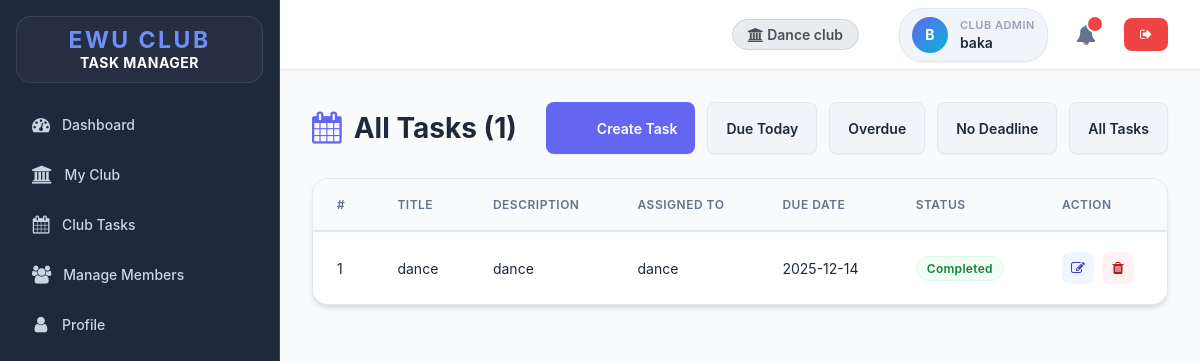
Screenshot of /tasks.php (signed in) with the database file from the repository.
### tables this page shows
CREATE TABLE `clubs` (
  `id` int(11) NOT NULL,
  `name` varchar(100) NOT NULL,
  `created_at` timestamp NOT NULL DEFAULT current_timestamp()
);

CREATE TABLE `tasks` (
  `id` int(11) NOT NULL,
  `title` varchar(100) NOT NULL,
  `description` text DEFAULT NULL,
  `due_date` date DEFAULT NULL,
  `status` enum('pending','in_progress','completed') DEFAULT 'pending',
  `created_at` timestamp NOT NULL DEFAULT current_timestamp(),
  `club_id` int(11) DEFAULT NULL
);

### app/Model/Club.php (called while the page is built, shortened)
<?php
function get_club_by_id($conn, $id){
	$sql = "SELECT * FROM clubs WHERE id=?";
	$stmt = $conn->prepare($sql);
	$stmt->execute([$id]);
	if ($stmt->rowCount() > 0) {
		$club = $stmt->fetch();
		return $club;
	}else {
		return 0;
	}
}
function get_club_id_by_admin($conn, $id){
    $sql = "SELECT club_id FROM club_admins WHERE user_id = ?";
    $stmt = $conn->prepare($sql);
    $stmt->execute([$id]);
    if($stmt->rowCount() > 0){
        $res = $stmt->fetch();
        return $res['club_id'];
    }else return 0;
}
?>

### app/Model/Task.php (called while the page is built, shortened)
<?php
function get_all_tasks_by_club($conn, $club_id){
	$sql = "SELECT * FROM tasks WHERE club_id = ? ORDER BY id DESC";
	$stmt = $conn->prepare($sql);
	$stmt->execute([$club_id]);
	if($stmt->rowCount() > 0){
		$tasks = $stmt->fetchAll();
	}else $tasks = 0;
	return $tasks;
}
function count_tasks_by_club($conn, $club_id){
	$sql = "SELECT id FROM tasks WHERE club_id = ?";
	$stmt = $conn->prepare($sql);
	$stmt->execute([$club_id]);
	return $stmt->rowCount();
}
function get_task_assignees($conn, $task_id){
    $sql = "SELECT full_name FROM users JOIN task_assignments ON users.id = task_assignments.user_id WHERE task_assignments.task_id = ?";
    $stmt = $conn->prepare($sql);
    $stmt->execute([$task_id]);
    if($stmt->rowCount() > 0){
        $assignees = $stmt->fetchAll(PDO::FETCH_COLUMN);
    }else $assignees = [];
    return $assignees;
}

### tasks.php (the view, shortened to what this page needs)
<?php
if (isset($_SESSION['role']) && isset($_SESSION['id']) && ($_SESSION['role'] == "admin" || $_SESSION['role'] == "club_admin")) {
    include "DB_connection.php";
    include "app/Model/Task.php";
    include "app/Model/User.php";
    $club_id = 0;
    if ($_SESSION['role'] == "club_admin") {
        include "app/Model/Club.php";
        $club_id = get_club_id_by_admin($conn, $_SESSION['id']);
    }
    $text = "All";
    if (isset($_GET['due_date']) &&  $_GET['due_date'] == "Due Today") {
    	$text = "Due Today";
        if($club_id != 0){
            $tasks = get_all_tasks_due_today_by_club($conn, $club_id);
            $num_task = count_tasks_due_today_by_club($conn, $club_id);
        }else{
            $tasks = get_all_tasks_due_today($conn);
            $num_task = count_tasks_due_today($conn);
        }
    }else{
        if($club_id != 0){
             $tasks = get_all_tasks_by_club($conn, $club_id);
             $num_task = count_tasks_by_club($conn, $club_id);
        }else{
             $tasks = get_all_tasks($conn);
             $num_task = count_tasks($conn);
        }
    }
 ?>
<!DOCTYPE html>
<html>
<head>
	<link rel="stylesheet" href="https://stackpath.bootstrapcdn.com/font-awesome/4.7.0/css/font-awesome.min.css">
	<link rel="stylesheet" href="css/style.css">
</head>
<body>
	<div class="body">
		<?php include "inc/nav.php" ?>
		<div class="main-container">
			<?php include "inc/header.php" ?>
			<div class="content">
				<div class="section-title">
					<span class="title-text">
						<i class="fa fa-calendar"></i>
						<?=$text?> Tasks (<?=$num_task?>)
					</span>
					<div class="action-buttons">
						<a href="create_task.php" class="btn-primary">
							<i class="fa fa-plus"></i>
							Create Task
						</a>
						<a href="tasks.php?due_date=Due Today" class="btn-secondary">Due Today</a>
						<a href="tasks.php?due_date=Overdue" class="btn-secondary">Overdue</a>
						<a href="tasks.php?due_date=No Deadline" class="btn-secondary">No Deadline</a>
						<a href="tasks.php" class="btn-secondary">All Tasks</a>
					</div>
				</div>
				<?php if ($tasks != 0) { ?>
					<div class="table-container">
						<table class="main-table">
							<thead>
								<tr>
									<th>#</th>
									<th>Title</th>
									<th>Description</th>
									<th>Assigned To</th>
									<th>Due Date</th>
									<th>Status</th>
									<th>Action</th>
								</tr>
							</thead>
							<tbody>
								<?php $i=0; foreach ($tasks as $task) { ?>
								<tr>
									<td><?=++$i?></td>
									<td><?=$task['title']?></td>
									<td><?=$task['description']?></td>
									<td>
										<?php
                                            $assignees = get_task_assignees($conn, $task['id']);
                                            if(!empty($assignees)){
                                                echo implode(", ", $assignees);
                                            } else {
                                                echo "Unassigned";
                                            }
										?>
									</td>
									<td><?php if($task['due_date'] == "") echo "No Deadline"; else echo $task['due_date']; ?></td>
									<td>
										<?php
											$statusClass = '';
											if ($task['status'] == "pending") $statusClass = 'pending';
											else if ($task['status'] == "in_progress") $statusClass = 'in_progress';
											else if ($task['status'] == "completed") $statusClass = 'completed';
											else $statusClass = 'pending';
										?>
										<span class="status-badge <?=$statusClass?>"><?=$task['status']?></span>
									</td>
									<td>
										<div class="table-actions">
											<a href="edit-task.php?id=<?=$task['id']?>" class="icon-btn edit" title="Edit">
												<i class="fa fa-edit"></i>
											</a>
											<a href="delete-task.php?id=<?=$task['id']?>" class="icon-btn delete" title="Delete">
												<i class="fa fa-trash"></i>
											</a>
										</div>
									</td>
								</tr>
								<?php } ?>
							</tbody>
						</table>
					</div>
				<?php } ?>
			</div>
		</div>
	</div>
</body>
</html>
<?php }else{
   $em = "First login";
   header("Location: login.php?error=$em");
   exit();
}
 ?>

### inc/header.php (shortened to what this page needs)
<header class="header">
	<div class="header-right">
        <?php
        $header_club_name = "";
        if(isset($_SESSION['role']) && isset($_SESSION['id'])){
            if($_SESSION['role'] == 'club_member' || $_SESSION['role'] == 'club_admin'){
                if(isset($conn)){
                   if($_SESSION['role'] == 'club_admin'){
                       include_once "app/Model/Club.php";
                       $cid = get_club_id_by_admin($conn, $_SESSION['id']);
                       if($cid){
                           $cinfo = get_club_by_id($conn, $cid);
                           if($cinfo) $header_club_name = $cinfo['name'];
                       }
                   }else if($_SESSION['role'] == 'club_member'){
                        include_once "app/Model/Club.php";
                        $cid = get_user_club_id($conn, $_SESSION['id']);
                        if($cid){
                             $cinfo = get_club_by_id($conn, $cid);
                             if($cinfo) $header_club_name = $cinfo['name'];
                        }
                   }
                }
            }
        }
        if(!empty($header_club_name)){
        ?>
        <div class="header-club-name">
            <i class="fa fa-university"></i> <?=$header_club_name?>
        </div>
        <?php } ?>
		<div class="user-profile-pill">
			<div class="avatar"><?php echo strtoupper(substr($_SESSION['username'], 0, 1)); ?></div>
			<div class="user-info-text">
				<div class="user-type"><?php
					if($_SESSION['role'] == 'club_member'){
						echo "Member";
					}else if($_SESSION['role'] == 'club_admin'){
						echo "Club Admin";
					}else{
						echo ucfirst($_SESSION['role']);
					}
				?></div>
				<div class="username"><?=$_SESSION['username']?></div>
			</div>
		</div>
		<span class="notification" id="notificationBtn">
			<i class="fa fa-bell" aria-hidden="true"></i>
			<span id="notificationNum"></span>
		</span>
		<a href="logout.php" class="logout-btn">
			<i class="fa fa-sign-out" aria-hidden="true"></i>
		</a>
	</div>
</header>

### rows the page displays
clubs: name "Dance club"
tasks: title "dance", description "dance", assignees "dance", due_date "2025-12-14", status "Completed"

### other values shown
substr($_SESSION['username'], 0, 1) "B"
$_SESSION['username'] "baka"
$text "All"
$num_task "1"
